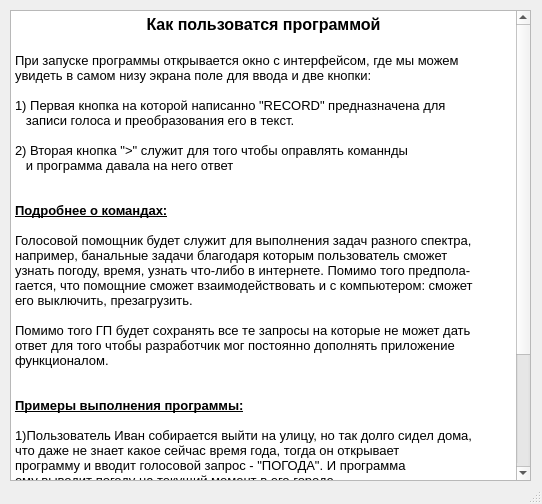
<?xml version="1.0" encoding="UTF-8"?>
<ui version="4.0">
 <class>MainWindow</class>
 <widget class="QMainWindow" name="MainWindow">
  <property name="geometry">
   <rect>
    <x>0</x>
    <y>0</y>
    <width>542</width>
    <height>504</height>
   </rect>
  </property>
  <property name="windowTitle">
   <string>Обучение</string>
  </property>
  <property name="windowIcon">
   <iconset>
    <normaloff>../not_for_app/icon.ico</normaloff>../not_for_app/icon.ico</iconset>
  </property>
  <widget class="QWidget" name="centralwidget">
   <property name="focusPolicy">
    <enum>Qt::ClickFocus</enum>
   </property>
   <widget class="QTextBrowser" name="textBrowser">
    <property name="geometry">
     <rect>
      <x>10</x>
      <y>10</y>
      <width>521</width>
      <height>471</height>
     </rect>
    </property>
    <property name="html">
     <string>&lt;!DOCTYPE HTML PUBLIC &quot;-//W3C//DTD HTML 4.0//EN&quot; &quot;http://www.w3.org/TR/REC-html40/strict.dtd&quot;&gt;
&lt;html&gt;&lt;head&gt;&lt;meta name=&quot;qrichtext&quot; content=&quot;1&quot; /&gt;&lt;style type=&quot;text/css&quot;&gt;
p, li { white-space: pre-wrap; }
&lt;/style&gt;&lt;/head&gt;&lt;body style=&quot; font-family:'MS Shell Dlg 2'; font-size:8.25pt; font-weight:400; font-style:normal;&quot;&gt;
&lt;p align=&quot;center&quot; style=&quot; margin-top:0px; margin-bottom:0px; margin-left:0px; margin-right:0px; -qt-block-indent:0; text-indent:0px;&quot;&gt;&lt;span style=&quot; font-size:12pt; font-weight:600;&quot;&gt;Как пользоватся программой&lt;/span&gt;&lt;/p&gt;
&lt;p align=&quot;center&quot; style=&quot;-qt-paragraph-type:empty; margin-top:0px; margin-bottom:0px; margin-left:0px; margin-right:0px; -qt-block-indent:0; text-indent:0px; font-size:12pt; font-weight:600;&quot;&gt;&lt;br /&gt;&lt;/p&gt;
&lt;p align=&quot;justify&quot; style=&quot; margin-top:0px; margin-bottom:0px; margin-left:0px; margin-right:0px; -qt-block-indent:0; text-indent:0px;&quot;&gt;&lt;span style=&quot; font-size:10pt;&quot;&gt;При запуске программы открывается окно с интерфейсом, где мы можем&lt;/span&gt;&lt;/p&gt;
&lt;p align=&quot;justify&quot; style=&quot; margin-top:0px; margin-bottom:0px; margin-left:0px; margin-right:0px; -qt-block-indent:0; text-indent:0px;&quot;&gt;&lt;span style=&quot; font-size:10pt;&quot;&gt;увидеть в самом низу экрана поле для ввода и две кнопки:&lt;/span&gt;&lt;/p&gt;
&lt;p align=&quot;justify&quot; style=&quot;-qt-paragraph-type:empty; margin-top:0px; margin-bottom:0px; margin-left:0px; margin-right:0px; -qt-block-indent:0; text-indent:0px; font-size:10pt;&quot;&gt;&lt;br /&gt;&lt;/p&gt;
&lt;p align=&quot;justify&quot; style=&quot; margin-top:0px; margin-bottom:0px; margin-left:0px; margin-right:0px; -qt-block-indent:0; text-indent:0px;&quot;&gt;&lt;span style=&quot; font-size:10pt;&quot;&gt;1) Первая кнопка на которой написанно &amp;quot;RECORD&amp;quot; предназначена для&lt;/span&gt;&lt;/p&gt;
&lt;p align=&quot;justify&quot; style=&quot; margin-top:0px; margin-bottom:0px; margin-left:0px; margin-right:0px; -qt-block-indent:0; text-indent:0px;&quot;&gt;&lt;span style=&quot; font-size:10pt;&quot;&gt;   записи голоса и преобразования его в текст.&lt;/span&gt;&lt;/p&gt;
&lt;p align=&quot;justify&quot; style=&quot;-qt-paragraph-type:empty; margin-top:0px; margin-bottom:0px; margin-left:0px; margin-right:0px; -qt-block-indent:0; text-indent:0px; font-size:10pt;&quot;&gt;&lt;br /&gt;&lt;/p&gt;
&lt;p align=&quot;justify&quot; style=&quot; margin-top:0px; margin-bottom:0px; margin-left:0px; margin-right:0px; -qt-block-indent:0; text-indent:0px;&quot;&gt;&lt;span style=&quot; font-size:10pt;&quot;&gt;2) Вторая кнопка &amp;quot;&amp;gt;&amp;quot; служит для того чтобы оправлять команнды&lt;/span&gt;&lt;/p&gt;
&lt;p align=&quot;justify&quot; style=&quot; margin-top:0px; margin-bottom:0px; margin-left:0px; margin-right:0px; -qt-block-indent:0; text-indent:0px;&quot;&gt;&lt;span style=&quot; font-size:10pt;&quot;&gt;   и программа давала на него ответ&lt;/span&gt;&lt;/p&gt;
&lt;p align=&quot;justify&quot; style=&quot;-qt-paragraph-type:empty; margin-top:0px; margin-bottom:0px; margin-left:0px; margin-right:0px; -qt-block-indent:0; text-indent:0px; font-size:10pt;&quot;&gt;&lt;br /&gt;&lt;/p&gt;
&lt;p align=&quot;justify&quot; style=&quot;-qt-paragraph-type:empty; margin-top:0px; margin-bottom:0px; margin-left:0px; margin-right:0px; -qt-block-indent:0; text-indent:0px; font-size:10pt;&quot;&gt;&lt;br /&gt;&lt;/p&gt;
&lt;p align=&quot;justify&quot; style=&quot; margin-top:0px; margin-bottom:0px; margin-left:0px; margin-right:0px; -qt-block-indent:0; text-indent:0px;&quot;&gt;&lt;span style=&quot; font-size:10pt; font-weight:600; text-decoration: underline;&quot;&gt;Подробнее о командах:&lt;/span&gt;&lt;/p&gt;
&lt;p align=&quot;justify&quot; style=&quot;-qt-paragraph-type:empty; margin-top:0px; margin-bottom:0px; margin-left:0px; margin-right:0px; -qt-block-indent:0; text-indent:0px; font-size:10pt; font-weight:600; text-decoration: underline;&quot;&gt;&lt;br /&gt;&lt;/p&gt;
&lt;p align=&quot;justify&quot; style=&quot; margin-top:0px; margin-bottom:0px; margin-left:0px; margin-right:0px; -qt-block-indent:0; text-indent:0px;&quot;&gt;&lt;span style=&quot; font-size:10pt;&quot;&gt;Голосовой помощник будет служит для выполнения задач разного спектра,&lt;/span&gt;&lt;/p&gt;
&lt;p align=&quot;justify&quot; style=&quot; margin-top:0px; margin-bottom:0px; margin-left:0px; margin-right:0px; -qt-block-indent:0; text-indent:0px;&quot;&gt;&lt;span style=&quot; font-size:10pt;&quot;&gt;например, банальные задачи благодаря которым пользователь сможет &lt;/span&gt;&lt;/p&gt;
&lt;p align=&quot;justify&quot; style=&quot; margin-top:0px; margin-bottom:0px; margin-left:0px; margin-right:0px; -qt-block-indent:0; text-indent:0px;&quot;&gt;&lt;span style=&quot; font-size:10pt;&quot;&gt;узнать погоду, время, узнать что-либо в интернете. Помимо того предпола-&lt;/span&gt;&lt;/p&gt;
&lt;p align=&quot;justify&quot; style=&quot; margin-top:0px; margin-bottom:0px; margin-left:0px; margin-right:0px; -qt-block-indent:0; text-indent:0px;&quot;&gt;&lt;span style=&quot; font-size:10pt;&quot;&gt;гается, что помощние сможет взаимодействовать и с компьютером: сможет &lt;/span&gt;&lt;/p&gt;
&lt;p align=&quot;justify&quot; style=&quot; margin-top:0px; margin-bottom:0px; margin-left:0px; margin-right:0px; -qt-block-indent:0; text-indent:0px;&quot;&gt;&lt;span style=&quot; font-size:10pt;&quot;&gt;его выключить, презагрузить.&lt;/span&gt;&lt;/p&gt;
&lt;p align=&quot;justify&quot; style=&quot;-qt-paragraph-type:empty; margin-top:0px; margin-bottom:0px; margin-left:0px; margin-right:0px; -qt-block-indent:0; text-indent:0px; font-size:10pt;&quot;&gt;&lt;br /&gt;&lt;/p&gt;
&lt;p align=&quot;justify&quot; style=&quot; margin-top:0px; margin-bottom:0px; margin-left:0px; margin-right:0px; -qt-block-indent:0; text-indent:0px;&quot;&gt;&lt;span style=&quot; font-size:10pt;&quot;&gt;Помимо того ГП будет сохранять все те запросы на которые не может дать&lt;/span&gt;&lt;/p&gt;
&lt;p align=&quot;justify&quot; style=&quot; margin-top:0px; margin-bottom:0px; margin-left:0px; margin-right:0px; -qt-block-indent:0; text-indent:0px;&quot;&gt;&lt;span style=&quot; font-size:10pt;&quot;&gt;ответ для того чтобы разработчик мог постоянно дополнять приложение&lt;/span&gt;&lt;/p&gt;
&lt;p align=&quot;justify&quot; style=&quot; margin-top:0px; margin-bottom:0px; margin-left:0px; margin-right:0px; -qt-block-indent:0; text-indent:0px;&quot;&gt;&lt;span style=&quot; font-size:10pt;&quot;&gt;функционалом.&lt;/span&gt;&lt;/p&gt;
&lt;p align=&quot;justify&quot; style=&quot;-qt-paragraph-type:empty; margin-top:0px; margin-bottom:0px; margin-left:0px; margin-right:0px; -qt-block-indent:0; text-indent:0px; font-size:10pt;&quot;&gt;&lt;br /&gt;&lt;/p&gt;
&lt;p align=&quot;justify&quot; style=&quot;-qt-paragraph-type:empty; margin-top:0px; margin-bottom:0px; margin-left:0px; margin-right:0px; -qt-block-indent:0; text-indent:0px; font-size:10pt;&quot;&gt;&lt;br /&gt;&lt;/p&gt;
&lt;p align=&quot;justify&quot; style=&quot; margin-top:0px; margin-bottom:0px; margin-left:0px; margin-right:0px; -qt-block-indent:0; text-indent:0px;&quot;&gt;&lt;span style=&quot; font-size:10pt; font-weight:600; text-decoration: underline;&quot;&gt;Примеры выполнения программы:&lt;/span&gt;&lt;/p&gt;
&lt;p align=&quot;justify&quot; style=&quot;-qt-paragraph-type:empty; margin-top:0px; margin-bottom:0px; margin-left:0px; margin-right:0px; -qt-block-indent:0; text-indent:0px; font-size:10pt; font-weight:600; text-decoration: underline;&quot;&gt;&lt;br /&gt;&lt;/p&gt;
&lt;p align=&quot;justify&quot; style=&quot; margin-top:0px; margin-bottom:0px; margin-left:0px; margin-right:0px; -qt-block-indent:0; text-indent:0px;&quot;&gt;&lt;span style=&quot; font-size:10pt;&quot;&gt;1)Пользователь Иван собирается выйти на улицу, но так долго сидел дома,&lt;/span&gt;&lt;/p&gt;
&lt;p align=&quot;justify&quot; style=&quot; margin-top:0px; margin-bottom:0px; margin-left:0px; margin-right:0px; -qt-block-indent:0; text-indent:0px;&quot;&gt;&lt;span style=&quot; font-size:10pt;&quot;&gt;что даже не знает какое сейчас время года, тогда он открывает &lt;/span&gt;&lt;/p&gt;
&lt;p align=&quot;justify&quot; style=&quot; margin-top:0px; margin-bottom:0px; margin-left:0px; margin-right:0px; -qt-block-indent:0; text-indent:0px;&quot;&gt;&lt;span style=&quot; font-size:10pt;&quot;&gt;программу и вводит голосовой запрос - &amp;quot;ПОГОДА&amp;quot;. И программа&lt;/span&gt;&lt;/p&gt;
&lt;p align=&quot;justify&quot; style=&quot; margin-top:0px; margin-bottom:0px; margin-left:0px; margin-right:0px; -qt-block-indent:0; text-indent:0px;&quot;&gt;&lt;span style=&quot; font-size:10pt;&quot;&gt;ему выводит погоду на текущий момент в его городе.&lt;/span&gt;&lt;/p&gt;
&lt;p align=&quot;justify&quot; style=&quot;-qt-paragraph-type:empty; margin-top:0px; margin-bottom:0px; margin-left:0px; margin-right:0px; -qt-block-indent:0; text-indent:0px;&quot;&gt;&lt;br /&gt;&lt;/p&gt;
&lt;p align=&quot;justify&quot; style=&quot; margin-top:0px; margin-bottom:0px; margin-left:0px; margin-right:0px; -qt-block-indent:0; text-indent:0px;&quot;&gt;&lt;span style=&quot; font-size:10pt;&quot;&gt;2)Пользователь уже собралси выйти на улицу одел шапку, куртку, штаны&lt;/span&gt;&lt;/p&gt;
&lt;p align=&quot;justify&quot; style=&quot; margin-top:0px; margin-bottom:0px; margin-left:0px; margin-right:0px; -qt-block-indent:0; text-indent:0px;&quot;&gt;&lt;span style=&quot; font-size:10pt;&quot;&gt;но совершенно забыл выключить компьютер, тогда он просто вводит голосовую -&lt;/span&gt;&lt;/p&gt;
&lt;p align=&quot;justify&quot; style=&quot; margin-top:0px; margin-bottom:0px; margin-left:0px; margin-right:0px; -qt-block-indent:0; text-indent:0px;&quot;&gt;&lt;span style=&quot; font-size:10pt;&quot;&gt;&amp;quot;ВЫРУБИ КОМПЬЮТЕР&amp;quot; и программа действительно выполнит команду и выключит ПК&lt;/span&gt;&lt;/p&gt;
&lt;p align=&quot;justify&quot; style=&quot;-qt-paragraph-type:empty; margin-top:0px; margin-bottom:0px; margin-left:0px; margin-right:0px; -qt-block-indent:0; text-indent:0px;&quot;&gt;&lt;br /&gt;&lt;/p&gt;
&lt;p align=&quot;justify&quot; style=&quot; margin-top:0px; margin-bottom:0px; margin-left:0px; margin-right:0px; -qt-block-indent:0; text-indent:0px;&quot;&gt;&lt;span style=&quot; font-size:10pt;&quot;&gt;3)Пользователь пришел с улицы, где он услышал новое слово и хотел бы&lt;/span&gt;&lt;/p&gt;
&lt;p align=&quot;justify&quot; style=&quot; margin-top:0px; margin-bottom:0px; margin-left:0px; margin-right:0px; -qt-block-indent:0; text-indent:0px;&quot;&gt;&lt;span style=&quot; font-size:10pt;&quot;&gt;узнать его значение, тогда он просто спрашивет у голосового помощника&lt;/span&gt;&lt;/p&gt;
&lt;p align=&quot;justify&quot; style=&quot; margin-top:0px; margin-bottom:0px; margin-left:0px; margin-right:0px; -qt-block-indent:0; text-indent:0px;&quot;&gt;&lt;span style=&quot; font-size:10pt;&quot;&gt;значение данного слова, и ему прилетает запрос с ответом на интресующий&lt;/span&gt;&lt;/p&gt;
&lt;p align=&quot;justify&quot; style=&quot; margin-top:0px; margin-bottom:0px; margin-left:0px; margin-right:0px; -qt-block-indent:0; text-indent:0px;&quot;&gt;&lt;span style=&quot; font-size:10pt;&quot;&gt;его вопрос.&lt;/span&gt;&lt;/p&gt;&lt;/body&gt;&lt;/html&gt;</string>
    </property>
   </widget>
  </widget>
  <widget class="QStatusBar" name="statusbar"/>
 </widget>
 <resources/>
 <connections/>
</ui>
